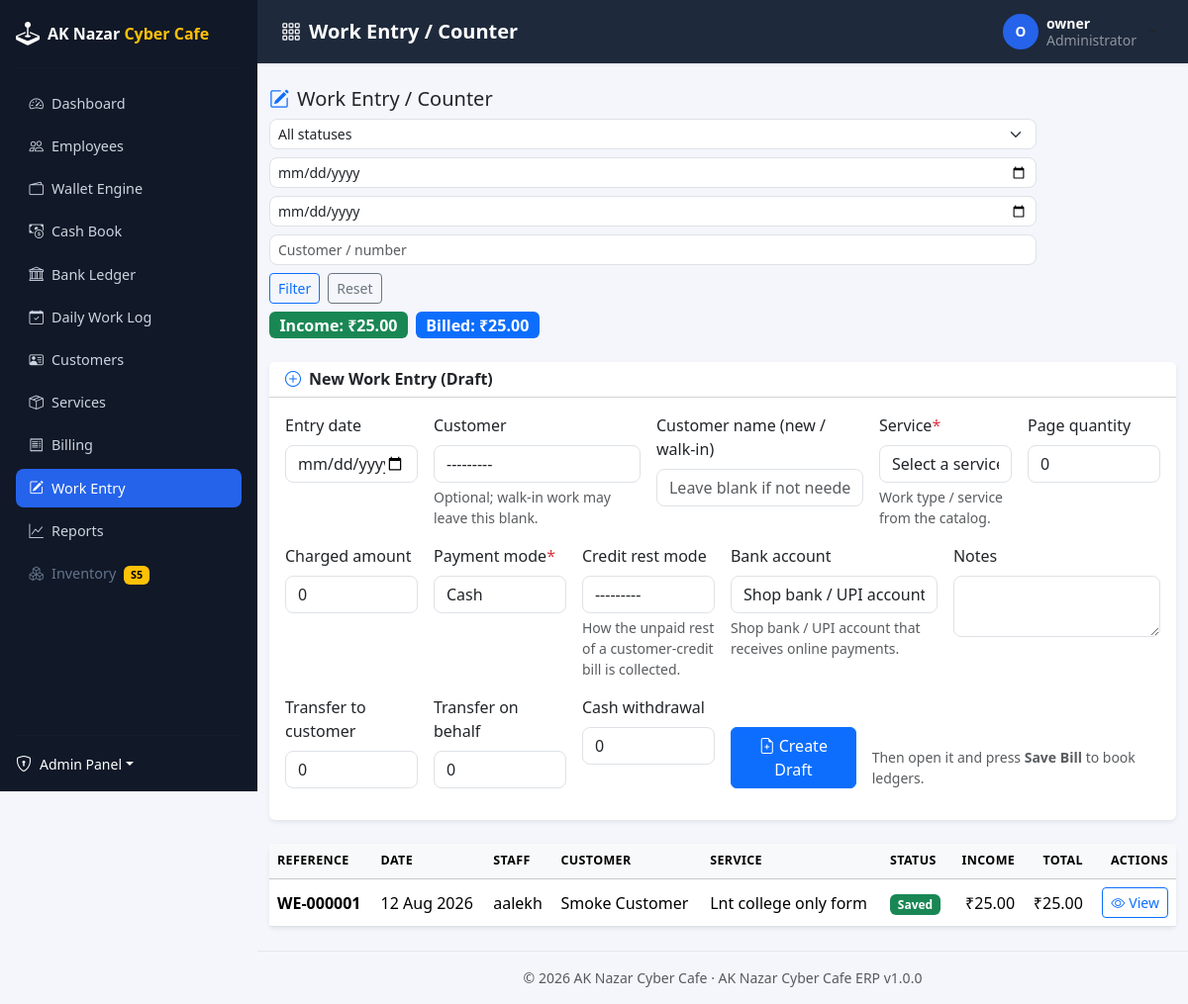
The app's page /workentry/ (signed in) with its own data.
### apps/accounts/models/user.py (models this page shows, shortened)
class User(BaseModel, AbstractBaseUser, PermissionsMixin):
    username = models.CharField(max_length=150, unique=True, db_index=True)
    email = models.EmailField(unique=True, null=True, blank=True, db_index=True)
    phone = models.CharField(max_length=15, unique=True, null=True, blank=True)
    first_name = models.CharField(max_length=100, blank=True)
    last_name = models.CharField(max_length=100, blank=True)
    is_staff = models.BooleanField(default=False)
    date_joined = models.DateTimeField(auto_now_add=True)
    objects = UserManager()
    USERNAME_FIELD = "username"
    REQUIRED_FIELDS = []
    class Meta:
        ordering = ["-date_joined"]
        verbose_name = "User"
        verbose_name_plural = "Users"
    def get_full_name(self):
        full_name = " ".join(part for part in (self.first_name, self.last_name) if part).strip()
        return full_name or self.username
    def get_short_name(self):
        return self.first_name or self.username

### apps/workentry/models.py (models this page shows, shortened)
class WorkEntry(BaseModel):
    reference_number = models.CharField(max_length=30, unique=True, editable=False, db_index=True)
    employee = models.ForeignKey(
        Employee,
        on_delete=models.PROTECT,
        related_name="work_entries",
        help_text="Staff member who did the work (auto-filled from the login).",
    )
    entry_date = models.DateField(default=date.today, db_index=True)
    customer = models.ForeignKey(
        Customer,
        on_delete=models.SET_NULL,
        null=True,
        blank=True,
        related_name="work_entries",
        help_text="Optional; walk-in work may leave this blank.",
    )
    customer_name = models.CharField(max_length=150, blank=True, db_index=True)
    service = models.ForeignKey(
        Service,
        on_delete=models.PROTECT,
        related_name="work_entries",
        help_text="Work type / service from the catalog.",
    )
    page_quantity = models.DecimalField(max_digits=8, decimal_places=2, default=0)
    charged_amount = money_field(default=0)
    payment_mode = models.CharField(
        max_length=20,
        choices=WorkPaymentMode.choices,
        default=WorkPaymentMode.CASH,
        db_index=True,
    )
    credit_rest_mode = models.CharField(
        max_length=20,
        choices=CREDIT_REST_MODES,
        blank=True,
        help_text="How the unpaid rest of a customer-credit bill is collected.",
    )
    bank_account = models.ForeignKey(
        BankAccount,
        on_delete=models.SET_NULL,
        null=True,
        blank=True,
        related_name="+",
        help_text="Shop bank / UPI account that receives online payments.",
    )
    transfer_to_customer = money_field(default=0)
    transfer_on_behalf = money_field(default=0)
    cash_withdrawal = money_field(default=0)
    credit_used = money_field(default=0, editable=False)
    total = money_field(default=0, editable=False)
    income = money_field(default=0, editable=False)
    status = models.CharField(
        max_length=10,
        choices=WorkEntryStatus.choices,
        default=WorkEntryStatus.DRAFT,
        db_index=True,
    )
    notes = models.TextField(blank=True)
    class Meta:
        ordering = ["-entry_date", "-created_at"]
        verbose_name = "Work Entry"
        verbose_name_plural = "Work Entries"
        indexes = [
            models.Index(fields=["employee", "entry_date"]),
            models.Index(fields=["status", "entry_date"]),
        ]
    @property
    def customer_display(self) -> str:
        if self.customer:
            return self.customer.full_name
        return self.customer_name or "Walk-in Customer"
    @property
    def leg_total(self):
        return self.transfer_to_customer + self.transfer_on_behalf + self.cash_withdrawal
    @property
    def total_amount(self):
        return self.charged_amount + self.leg_total

### apps/employees/models/employee.py (models this page shows, shortened)
class Employee(BaseModel):
    user = models.OneToOneField(
        settings.AUTH_USER_MODEL,
        on_delete=models.CASCADE,
        related_name="employee",
        help_text="Login account this employee profile belongs to.",
    )
    employee_code = models.CharField(max_length=20, unique=True, editable=False, db_index=True)
    full_name = models.CharField(max_length=150)
    role = models.CharField(max_length=30, choices=Role.choices, default=Role.STAFF, db_index=True)
    status = models.CharField(
        max_length=30,
        choices=EmploymentStatus.choices,
        default=EmploymentStatus.ACTIVE,
        db_index=True,
    )
    gender = models.CharField(max_length=10, choices=Gender.choices, blank=True)
    date_of_birth = models.DateField(null=True, blank=True)
    date_of_joining = models.DateField(null=True, blank=True)
    personal_phone = models.CharField(max_length=15, blank=True)
    personal_email = models.EmailField(blank=True)
    emergency_contact_name = models.CharField(max_length=150, blank=True)
    emergency_contact_phone = models.CharField(max_length=15, blank=True)
    address_line = models.CharField(max_length=255, blank=True)
    city = models.CharField(max_length=100, blank=True)
    state = models.CharField(max_length=100, blank=True)
    pincode = models.CharField(max_length=10, blank=True)
    id_proof_type = models.CharField(max_length=20, choices=IdProofType.choices, blank=True)
    id_proof_number = models.CharField(max_length=50, blank=True)
    photo = models.ImageField(upload_to="employees/photos/", blank=True, null=True)
    notes = models.TextField(blank=True)
    hourly_rate = money_field(default=0, blank=True)
    class Meta:
        ordering = ["-created_at"]
        verbose_name = "Employee"
        verbose_name_plural = "Employees"
        indexes = [
            models.Index(fields=["role", "status"]),
        ]

### apps/services/models/service.py (models this page shows, shortened)
class Service(BaseModel):
    name = models.CharField(max_length=150, unique=True)
    category = models.ForeignKey(
        Category,
        on_delete=models.PROTECT,
        null=True,
        blank=True,
        related_name="services",
        db_index=True,
        help_text="Optional; defaults to the 'Other' category.",
    )
    unit = models.CharField(max_length=50, blank=True, help_text="Billing unit, e.g. 'per hour', 'per page'.")
    price = money_field()
    description = models.TextField(blank=True)
    class Meta:
        ordering = ["category__name", "name"]
        verbose_name = "Service"
        verbose_name_plural = "Services"
        indexes = [
            models.Index(fields=["category", "name"]),
        ]
    def __str__(self):
        return f"{self.name} ({self.price})"

### apps/workentry/views/workentry.py (the view, shortened to what this page needs)
# urls.py: path("", workentry_views.WorkEntryListView.as_view(), name="list"),
class WorkEntryListView(LoginRequiredMixin, PermissionRequiredMixin, ListView):
    permission_required = "workentry.view_workentry"
    template_name = "workentry/workentry_list.html"
    context_object_name = "entries"
    paginate_by = 20
    def get_queryset(self):
        staff = self.request_staff
        is_manager = staff is not None and (
            staff.is_supervisor or staff.role == Role.ACCOUNTANT
        )
        filters = {
            "status": self.request.GET.get("status", ""),
            "from_date": self.request.GET.get("from_date", ""),
            "to_date": self.request.GET.get("to_date", ""),
            "q": self.request.GET.get("q", ""),
        }
        staff_filter = self.request.GET.get("staff", "")
        if is_manager and staff_filter:
            filters["staff"] = staff_filter
        return WorkEntrySelector.list_entries(filters, staff=staff, is_manager=is_manager)
    @property
    def request_staff(self):
        return getattr(self.request.user, "employee", None)
    def get_context_data(self, **kwargs):
        context = super().get_context_data(**kwargs)
        staff = self.request_staff
        context["page_title"] = "Work Entry / Counter"
        context["statuses"] = WorkEntryStatus.choices
        context["is_manager"] = staff is not None and (
            staff.is_supervisor or staff.role == Role.ACCOUNTANT
        )
        if context["is_manager"]:
            context["staff_options"] = Employee.objects.filter(status="ACTIVE").order_by("full_name")
        context["totals"] = WorkEntrySelector.income_totals(self.object_list)
        if self.request.user.has_perm("workentry.add_workentry"):
            context["workentry_form"] = WorkEntryForm()
        return context

### templates/workentry/workentry_list.html (shortened to what this page needs)
{% extends "base.html" %}
{% load erp_tags %}
{% block content %}
<div class="d-flex flex-wrap align-items-center justify-content-between gap-2 mb-4">
    <h5 class="mb-0"><i class="bi bi-pencil-square me-2 text-primary"></i>Work Entry / Counter</h5>
    <div class="d-flex flex-wrap gap-2 align-items-center">
        <form method="get" class="d-flex flex-wrap gap-2 align-items-center">
            <select name="status" class="form-select form-select-sm">
                <option value="">All statuses</option>
            </select>
            <input type="date" name="from_date" class="form-control form-control-sm" value="{{ request.GET.from_date }}">
            <input type="date" name="to_date" class="form-control form-control-sm" value="{{ request.GET.to_date }}">
            <input type="text" name="q" class="form-control form-control-sm" placeholder="Customer / number" value="{{ request.GET.q }}">
            <button class="btn btn-sm btn-outline-primary">Filter</button>
            <a href="{% url 'workentry:list' %}" class="btn btn-sm btn-outline-secondary">Reset</a>
        </form>
        <span class="badge text-bg-success fs-6">Income: {{ totals.income|inr }}</span>
        <span class="badge text-bg-primary fs-6">Billed: {{ totals.billed|inr }}</span>
    </div>
</div>
{% if workentry_form %}
    <div class="card shadow-sm border-0 mb-4">
        <div class="card-header bg-white">
            <h6 class="mb-0 fw-semibold"><i class="bi bi-plus-circle me-2 text-primary"></i>New Work Entry (Draft)</h6>
        </div>
        <div class="card-body">
            <form method="post">
                <div class="row g-3">
                    <div class="col-md-2">{% include "includes/field.html" with field=workentry_form.entry_date %}</div>
                    <div class="col-md-3">{% include "includes/field.html" with field=workentry_form.customer %}</div>
                    <div class="col-md-3">{% include "includes/field.html" with field=workentry_form.customer_name %}</div>
                    <div class="col-md-2">{% include "includes/field.html" with field=workentry_form.service %}</div>
                    <div class="col-md-2">{% include "includes/field.html" with field=workentry_form.page_quantity %}</div>
                </div>
                <div class="row g-3">
                    <div class="col-md-2">{% include "includes/field.html" with field=workentry_form.charged_amount %}</div>
                    <div class="col-md-2">{% include "includes/field.html" with field=workentry_form.payment_mode %}</div>
                    <div class="col-md-2">{% include "includes/field.html" with field=workentry_form.credit_rest_mode %}</div>
                    <div class="col-md-3">{% include "includes/field.html" with field=workentry_form.bank_account %}</div>
                    <div class="col-md-3">{% include "includes/field.html" with field=workentry_form.notes %}</div>
                </div>
                <div class="row g-3">
                    <div class="col-md-2">{% include "includes/field.html" with field=workentry_form.transfer_to_customer %}</div>
                    <div class="col-md-2">{% include "includes/field.html" with field=workentry_form.transfer_on_behalf %}</div>
                    <div class="col-md-2">{% include "includes/field.html" with field=workentry_form.cash_withdrawal %}</div>
                    <div class="col-md-6 d-flex align-items-end mb-3">
                        <button type="submit" class="btn btn-primary"><i class="bi bi-file-earmark-plus me-1"></i>Create Draft</button>
                        <span class="small text-muted ms-3">Then open it and press <strong>Save Bill</strong> to book ledgers.</span>
                    </div>
                </div>
            </form>
        </div>
    </div>
{% endif %}
<div class="card shadow-sm border-0">
    <div class="table-responsive">
        <table class="table table-hover align-middle mb-0">
            <thead class="table-light">
                <tr>
                    <th scope="col">Reference</th>
                    <th scope="col">Date</th>
                    <th scope="col">Staff</th>
                    <th scope="col">Customer</th>
                    <th scope="col">Service</th>
                    <th scope="col">Status</th>
                    <th scope="col" class="text-end">Income</th>
                    <th scope="col" class="text-end">Total</th>
                    <th scope="col" class="text-end">Actions</th>
                </tr>
            </thead>
            <tbody>
                {% for entry in entries %}
                    <tr>
                        <td class="fw-semibold">{{ entry.reference_number }}</td>
                        <td>{{ entry.entry_date|date:"d M Y" }}</td>
                        <td>{{ entry.employee.full_name }}</td>
                        <td>{{ entry.customer_display }}</td>
                        <td>{{ entry.service.name }}</td>
                        <td>
                            {% if entry.status == "SAVED" %}
                                <span class="badge text-bg-success">Saved</span>
                            {% else %}
                                <span class="badge text-bg-warning">Draft</span>
                            {% endif %}
                        </td>
                        <td class="text-end">{{ entry.income|inr }}</td>
                        <td class="text-end">{{ entry.total_amount|inr }}</td>
                        <td class="text-end">
                            <a href="{% url 'workentry:bill' entry.pk %}" class="btn btn-sm btn-outline-primary">
                                {% if entry.status == "DRAFT" %}<i class="bi bi-receipt me-1"></i>Bill{% else %}<i class="bi bi-eye me-1"></i>View{% endif %}
                            </a>
                        </td>
                    </tr>
                {% endfor %}
            </tbody>
        </table>
    </div>
</div>
{% endblock %}

### templates/includes/topbar.html (shortened to what this page needs)
<nav class="app-topbar d-flex align-items-center justify-content-between px-4">
    <h5 class="mb-0 text-white fw-semibold">
        <i class="bi bi-grid-3x3-gap me-2"></i>{{ page_title|default:"Dashboard" }}
    </h5>
    <div class="d-flex align-items-center gap-3">
        <div class="dropdown">
            <button class="btn btn-user dropdown-toggle d-flex align-items-center gap-2" type="button" data-bs-toggle="dropdown">
                <span class="user-avatar d-inline-flex align-items-center justify-content-center">
                    {{ request.user.get_short_name|slice:":1"|upper }}
                </span>
                <span class="d-none d-md-inline text-start lh-sm">
                    <span class="d-block small fw-semibold text-white">{{ request.user.get_full_name }}</span>
                    <span class="d-block small text-white-50">
                        {% if request.user.employee %}{{ request.user.employee.get_role_display }}{% else %}Administrator{% endif %}
                    </span>
                </span>
            </button>
        </div>
    </div>
</nav>

### templates/includes/field.html (shortened to what this page needs)
{% load erp_tags %}
<div class="mb-3">
    <label for="{{ field.id_for_label }}" class="form-label">
        {{ field.label }}{% if field.field.required %}<span class="text-danger">*</span>{% endif %}
    </label>
    {{ field|add_class:"form-control" }}
    {% if field.help_text %}<div class="form-text">{{ field.help_text }}</div>{% endif %}
</div>

### records on screen
User: user.get_short_name "O", user.get_full_name "owner"
WorkEntry: reference_number "WE-000001", entry_date "12 Aug 2026", employee.full_name "aalekh", customer_display "Smoke Customer", service.name "Lnt college only form", status "Saved", income|inr "₹25.00", total_amount|inr "₹25.00"

### other values on screen
{{ page_title|default:"Dashboard" }} "Work Entry / Counter"
{{ totals.income|inr }} "₹25.00"
{{ totals.billed|inr }} "₹25.00"
{{ field.label }} "Entry date Customer Customer name (new / walk-in) Service Page quantity Charged amount Payment mode Credit rest mode Bank account Notes Transfer to customer Transfer on behalf Cash withdrawal"
{{ field.help_text }} "Optional; walk-in work may leave this blank. Work type / service from the catalog. How the unpaid rest of a customer-credit bill is collected. Shop bank / UPI account that receives online payments."
{{ ERP_COMPANY_NAME }} "AK Nazar Cyber Cafe"
{{ ERP_APP_NAME }} "AK Nazar Cyber Cafe ERP"
{{ ERP_APP_VERSION }} "1.0.0"
